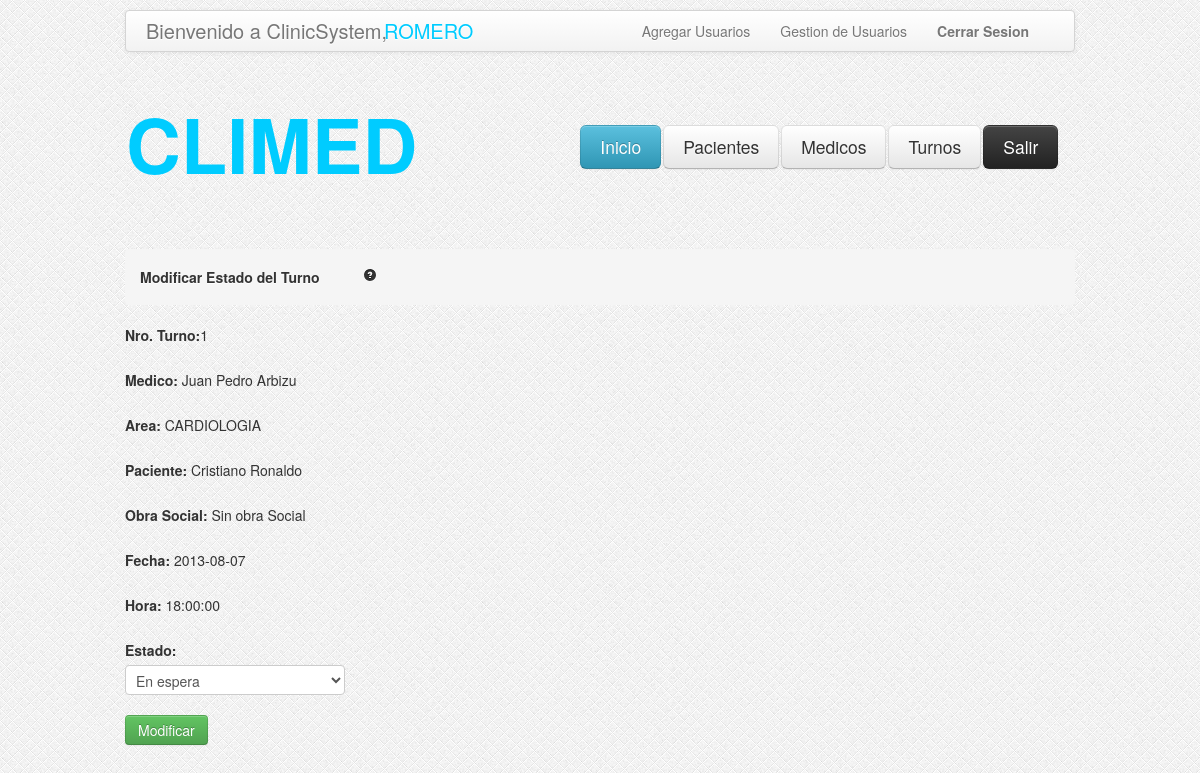
/ModificarEstado.php?idturno=1 (signed in), run on the app's committed database.
### tables this page shows
CREATE TABLE IF NOT EXISTS `turnos` (
  `idturno` int(11) NOT NULL AUTO_INCREMENT,
  `idmedico` int(11) NOT NULL,
  `idpaciente` int(11) NOT NULL,
  `idobra` int(11) DEFAULT NULL,
  `idhora` int(11) NOT NULL,
  `fecha` date NOT NULL,
  `idespecialidad` int(11) NOT NULL,
  `estado` varchar(500) NOT NULL DEFAULT 'en espera',
  PRIMARY KEY (`idturno`)
);

CREATE TABLE IF NOT EXISTS `medicos` (
  `idmedico` int(11) NOT NULL AUTO_INCREMENT,
  `nombre` varchar(100) NOT NULL,
  `apellido` varchar(100) NOT NULL,
  `nromatricula` int(11) NOT NULL,
  `email` varchar(100) NOT NULL,
  `telefono` int(25) NOT NULL,
  `fechaNac` date NOT NULL,
  `dni` int(11) NOT NULL,
  `direccion` varchar(255) DEFAULT NULL,
  `activo` tinyint(1) NOT NULL DEFAULT '1',
  PRIMARY KEY (`idmedico`)
);

CREATE TABLE IF NOT EXISTS `especialidades` (
  `idespecialidad` int(11) NOT NULL AUTO_INCREMENT,
  `nombre` varchar(200) NOT NULL,
  `activo` tinyint(1) NOT NULL DEFAULT '1',
  PRIMARY KEY (`idespecialidad`)
);

CREATE TABLE IF NOT EXISTS `pacientes` (
  `idpaciente` int(11) NOT NULL AUTO_INCREMENT,
  `dni` int(11) NOT NULL,
  `apellido` varchar(100) NOT NULL,
  `nombre` varchar(100) NOT NULL,
  `email` varchar(100) DEFAULT NULL,
  `telefono` int(11) NOT NULL,
  `fechaNac` date NOT NULL,
  `direccion` varchar(255) NOT NULL,
  `activo` tinyint(4) NOT NULL DEFAULT '1',
  PRIMARY KEY (`idpaciente`)
);

CREATE TABLE IF NOT EXISTS `hora` (
  `idhora` int(11) NOT NULL AUTO_INCREMENT,
  `hora` time NOT NULL,
  PRIMARY KEY (`idhora`)
);

### ModificarEstado.php (the view, shortened to what this page needs)
 <?php
	$turnos = "SELECT medicos.nombre as nommed,medicos.apellido as apemed , e.nombre as area, pacientes.nombre as pacnom
	            ,pacientes.apellido as pacape,
                 hora.hora, ifnull(obrasociales.nombre,'Sin obra Social') as nomobra, t.fecha, t.idturno,t.estado
               	FROM turnos as t
	             inner join medicos on medicos.idmedico=t.idmedico
				 inner join pacientes on pacientes.idpaciente=t.idpaciente
				 left join obrasociales on obrasociales.idobra=t.idobra
				 inner join hora on hora.idhora=t.idhora
				 inner join especialidades as e on t.idespecialidad = e.idespecialidad
				 WHERE t.idturno = ".$_GET['idturno'].";
				 ";
	$restur = mysql_query($turnos);
?>
<head>
	<link rel="stylesheet" type="text/css" href="css/estilo.css"/>
	<link rel="stylesheet" type="text/css" href="css/bootstrap.css"/>
	<link rel="stylesheet" type="text/css" href="css/bootstrap-responsive.css"/>
</head>
<body style="background-image:url('images/bg.png')">
 	<?php include_once('header.php'); ?>
	<div class="encapsulador">
		<div class="contenedor">
			<ul class="breadcrumb">
				<li>
					<h5>Modificar Estado del Turno <a href="#" style="margin-left: 40px;"><i class="icon-question-sign"></i></a></h5>
				</li>
			</ul>
		   <div id="form-turno">
			   <form class="form-horizontal" name="filtro" method="POST" action="UpdateEstado.php" enctype="multipart/form-data" >
			  		<?php while ($turno = mysql_fetch_array($restur)) { ?>
					<div class="control-group">
						<label> <b>Nro. Turno:</b><?php echo $turno['idturno'];?> </label>
					</div>
			  		<div class="control-group">
						<label> <b> Medico:  </b><?php echo $turno['nommed'];?> <?php echo $turno['apemed']; ?></label>
					</div>
					<div class="control-group">
						<label>  <b>Area: </b><?php echo $turno['area'];  ?></label>
					</div>
					<div class="control-group">
						<label>  <b>Paciente: </b> <?php echo $turno['pacnom'];?> <?php echo $turno['pacape'];?> </label>
					</div>
					<div class="control-group">
						<label> <b> Obra Social: </b> <?php echo $turno['nomobra'];?> </label>
					</div>
					<div class="control-group">
						<label>  <b>Fecha:  </b><?php echo $turno['fecha'];?> </label>
					</div>
					<div class="control-group">
						<label>  <b>Hora: </b> <?php echo $turno['hora'];?> </label>
					</div>
					<div class="control-group">
						<label>  <b>Estado:  </b> </label>
						<select  id="estado" name="estado">
							<option  value="en espera">En espera</option>
						</select>
					</div>
					<a data-toggle="modal" role="button" href="#modificar" class="btnsubmit btn-success">Modificar</a>
			</form>
	<?php } ?>
		</div>
	</div>
</body>
</html>

### css/estilo.css (style rules this page uses)
.encapsulador { width:950px; height:auto; margin: auto; }
.contenedor { margin-top: 75px; }

### data on the page
turnos: idturno "1", idmedico.nombre "Juan Pedro", idmedico.apellido "Arbizu", idespecialidad.nombre "CARDIOLOGIA", idpaciente.nombre "Cristiano", idpaciente.apellido "Ronaldo", nomobra "Sin obra Social", fecha "2013-08-07", idhora.hora "18:00:00"

### other printed values
$usuario "ROMERO"
